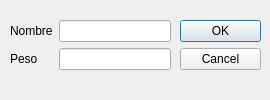
<?xml version="1.0" encoding="UTF-8"?>
<ui version="4.0">
 <class>NodeDialog</class>
 <widget class="QDialog" name="NodeDialog">
  <property name="geometry">
   <rect>
    <x>0</x>
    <y>0</y>
    <width>270</width>
    <height>100</height>
   </rect>
  </property>
  <property name="windowTitle">
   <string>Nuevo Nodo</string>
  </property>
  <widget class="QDialogButtonBox" name="buttonBox">
   <property name="geometry">
    <rect>
     <x>180</x>
     <y>20</y>
     <width>81</width>
     <height>61</height>
    </rect>
   </property>
   <property name="orientation">
    <enum>Qt::Vertical</enum>
   </property>
   <property name="standardButtons">
    <set>QDialogButtonBox::Cancel|QDialogButtonBox::Ok</set>
   </property>
  </widget>
  <widget class="QWidget" name="formLayoutWidget">
   <property name="geometry">
    <rect>
     <x>0</x>
     <y>0</y>
     <width>181</width>
     <height>100</height>
    </rect>
   </property>
   <layout class="QFormLayout" name="formLayout">
    <property name="leftMargin">
     <number>10</number>
    </property>
    <property name="topMargin">
     <number>20</number>
    </property>
    <property name="rightMargin">
     <number>10</number>
    </property>
    <property name="bottomMargin">
     <number>20</number>
    </property>
    <item row="0" column="0">
     <widget class="QLabel" name="label">
      <property name="text">
       <string>Nombre</string>
      </property>
     </widget>
    </item>
    <item row="1" column="0">
     <widget class="QLabel" name="label_2">
      <property name="text">
       <string>Peso</string>
      </property>
     </widget>
    </item>
    <item row="0" column="1">
     <widget class="QLineEdit" name="nodeName"/>
    </item>
    <item row="1" column="1">
     <widget class="QLineEdit" name="nodeWeight"/>
    </item>
   </layout>
  </widget>
 </widget>
 <resources/>
 <connections>
  <connection>
   <sender>buttonBox</sender>
   <signal>accepted()</signal>
   <receiver>NodeDialog</receiver>
   <slot>accept()</slot>
   <hints>
    <hint type="sourcelabel">
     <x>248</x>
     <y>254</y>
    </hint>
    <hint type="destinationlabel">
     <x>157</x>
     <y>274</y>
    </hint>
   </hints>
  </connection>
  <connection>
   <sender>buttonBox</sender>
   <signal>rejected()</signal>
   <receiver>NodeDialog</receiver>
   <slot>reject()</slot>
   <hints>
    <hint type="sourcelabel">
     <x>316</x>
     <y>260</y>
    </hint>
    <hint type="destinationlabel">
     <x>286</x>
     <y>274</y>
    </hint>
   </hints>
  </connection>
 </connections>
</ui>
